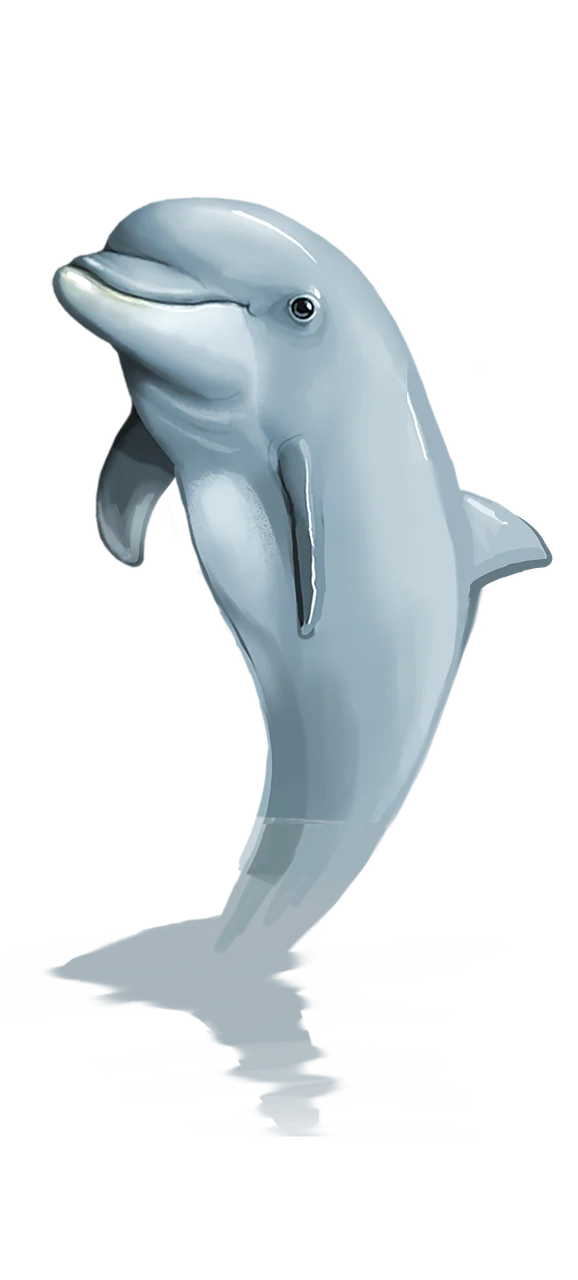
#> input picture material/dolp.png, 578 x 1280 px
$ python debugging.py
#> lines starting #> are read from the running program, lines starting #| are printed output that depends on the picture
from PIL import Image
from turtle import Turtle, done

print("============Python Packages =========")


# [9 lines of commented-out code are left out]

print("-----------------")

my_file = open("material/message.txt", "r")
#> (reads material/message.txt from the repository)
try:
    content = my_file.read()
    print("content:", content)
finally:
    my_file.close()

# with

with open("material/message.txt", "r") as your_file:
    your_content = your_file.read()
    print("your_content:", your_content)

print("DONE!")

# External Packages: https://pypi.org/

# Package managers: npm, yarn, pip, pipenv, composer, brew

'''
pip for windows and pip3 for MacOS
pip3 commands:
pip3 list, pip3 install pillow, pip3 uninstall pillow, pip3 show pillow, pip freeze > requirements.txt
'''

with Image.open("material/dolp.png") as img_obj:
#> img_obj is the input picture: PIL image 578x1280 RGBA; mean R, G, B, A 46, 52.3, 55.7, 65
    resized = img_obj.resize((200, 200))
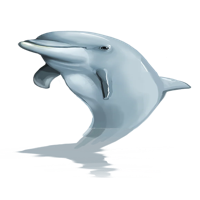
#> resized: PIL image 200x200 RGBA; mean R, G, B, A 43.1, 49.1, 52.4, 65; transparent parts drawn white
    resized.show()
    resized.save("material/sample.png")


print("============ Debugging =========")


def get_sum(*args):  # DEFINE
    total = 0
    for a in args:
        total += a
        return total  # find the bug


test = 100
result = get_sum(1, 2, 3, 4, 5)  # CALL
print(f"result:", result)
